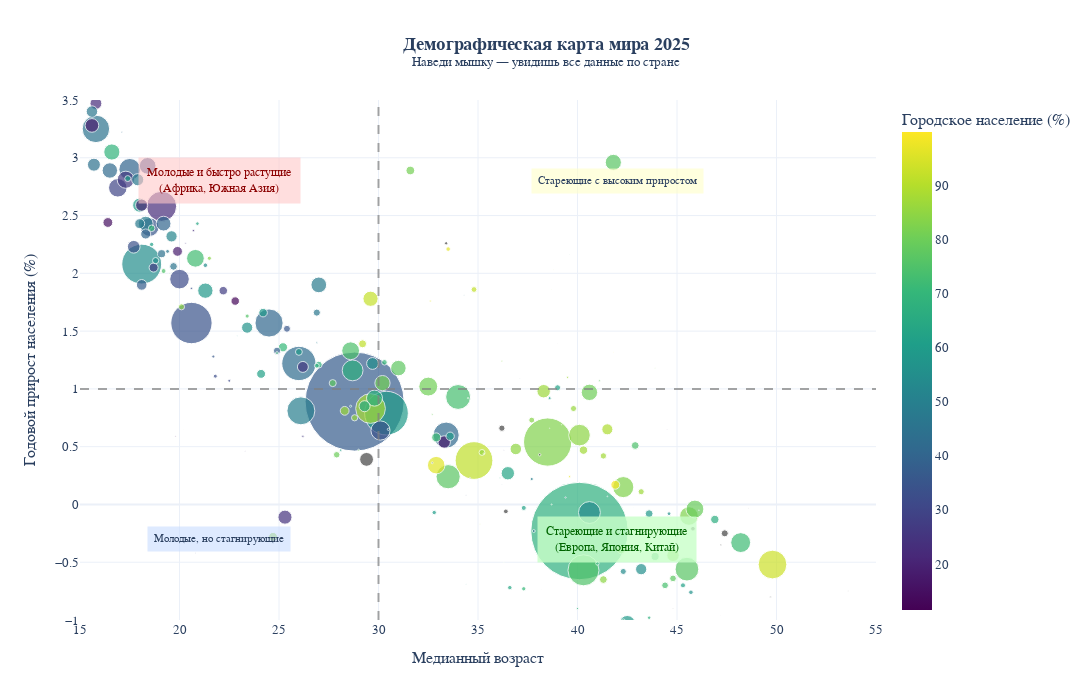

The code cell stored with this chart in its notebook:
### Markdown cell above
#### Бонус

### Code cell
import plotly.express as px

fig = px.scatter(
    df_clean,
    x="Median Age",
    y="Yearly Change",
    size="Population 2025",                    # размер пузыря = население
    color="Urban Pop %",         # цвет = урбанизация
    hover_name="Country (or dependency)",                 # при наведении — название страны
    hover_data={
        "Population 2025": ":,.0f",
        "Fert. Rate": ":.2f",
        "Density (P/KmÂ²)": ":,.0f",
        "World Share": ":.2f",
        "Median Age": ":.1f",
        "Yearly Change": ":.2f",
        "Urban Pop %": ":.1f"
    },
    size_max=70,
    color_continuous_scale="Viridis",
    range_x=[15, 55],
    range_y=[-1, 3.5],
    labels={
        "Median Age": "Медианный возраст",
        "Yearly Change": "Годовой прирост населения (%)",
        "Urban Pop %": "Городское население (%)",
        "Population 2025": "Население"
    },
    title="<b>Демографическая карта мира 2025</b><br><sup>Наведи мышку — увидишь все данные по стране</sup>"
)

# Добавляем линии разделения
fig.add_hline(y=1.0, line_dash="dash", line_color="gray", opacity=0.7)
fig.add_vline(x=30, line_dash="dash", line_color="gray", opacity=0.7)

# Подписи квадрантов
fig.add_annotation(x=22, y=2.8, text="Молодые и быстро растущие<br>(Африка, Южная Азия)", showarrow=False,
                   font=dict(size=12, color="darkred"), bgcolor="rgba(255,200,200,0.6)", borderpad=8)
fig.add_annotation(x=42, y=2.8, text="Стареющие с высоким приростом", showarrow=False,
                   font=dict(size=11), bgcolor="rgba(255,255,200,0.6)", borderpad=6)
fig.add_annotation(x=22, y=-0.3, text="Молодые, но стагнирующие", showarrow=False,
                   font=dict(size=11), bgcolor="rgba(200,220,255,0.6)", borderpad=6)
fig.add_annotation(x=42, y=-0.3, text="Стареющие и стагнирующие<br>(Европа, Япония, Китай)", showarrow=False,
                   font=dict(size=12, color="darkgreen"), bgcolor="rgba(200,255,200,0.8)", borderpad=8)

fig.update_layout(
    template="plotly_white",
    title_x=0.5,
    width=1100,
    height=700,
    font=dict(family="Arial", size=13),
    legend_title_text="Городское население (%)"
)

# Показываем
fig.show()
# Сохраняем в HTML
fig.write_html("demographic_world_2025_interactive.html")

### Figure 1 — Plotly figure (JSON) as saved in the notebook; plotly's stock layout.template omitted (floating-point values rounded to 4 significant figures; data arrays with more than 128 entries replaced by an {"elided": "..."} marker saying what was removed)
{"data": [{"customdata": {"elided": "233x5 float values"}, "hovertemplate": "<b>%{hovertext}</b><br><br>Медианный возраст=%{x:.1f}<br>Годовой прирост населения (%)=%{y:.2f}<br>Население=%{customdata[0]:,.0f}<br>Fert. Rate=%{customdata[1]:.2f}<br>Density (P/KmÂ²)=%{customdata[2]:,.0f}<br>World Share=%{customdata[3]:.2f}<br>Городское население (%)=%{marker.color:.1f}<extra></extra>", "hovertext": {"elided": "233 str values"}, "legendgroup": "", "marker": {"color": {"elided": "233 float values"}, "coloraxis": "coloraxis", "size": {"elided": "233 int values"}, "sizemode": "area", "sizeref": 298700.0, "symbol": "circle"}, "mode": "markers", "name": "", "orientation": "v", "showlegend": false, "type": "scatter", "x": {"elided": "233 float values"}, "xaxis": "x", "y": {"elided": "233 float values"}, "yaxis": "y"}], "layout": {"annotations": [{"bgcolor": "rgba(255,200,200,0.6)", "borderpad": 8, "font": {"color": "darkred", "size": 12}, "showarrow": false, "text": "Молодые и быстро растущие<br>(Африка, Южная Азия)", "x": 22, "y": 2.8}, {"bgcolor": "rgba(255,255,200,0.6)", "borderpad": 6, "font": {"size": 11}, "showarrow": false, "text": "Стареющие с высоким приростом", "x": 42, "y": 2.8}, {"bgcolor": "rgba(200,220,255,0.6)", "borderpad": 6, "font": {"size": 11}, "showarrow": false, "text": "Молодые, но стагнирующие", "x": 22, "y": -0.3}, {"bgcolor": "rgba(200,255,200,0.8)", "borderpad": 8, "font": {"color": "darkgreen", "size": 12}, "showarrow": false, "text": "Стареющие и стагнирующие<br>(Европа, Япония, Китай)", "x": 42, "y": -0.3}], "coloraxis": {"colorbar": {"title": {"text": "Городское население (%)"}}, "colorscale": [[0, "#440154"], [0.1111, "#482878"], [0.2222, "#3e4989"], [0.3333, "#31688e"], [0.4444, "#26828e"], [0.5556, "#1f9e89"], [0.6667, "#35b779"], [0.7778, "#6ece58"], [0.8889, "#b5de2b"], [1, "#fde725"]]}, "font": {"family": "Arial", "size": 13}, "height": 700, "legend": {"itemsizing": "constant", "title": {"text": "Городское население (%)"}, "tracegroupgap": 0}, "shapes": [{"line": {"color": "gray", "dash": "dash"}, "opacity": 0.7, "type": "line", "x0": 0, "x1": 1, "xref": "x domain", "y0": 1, "y1": 1, "yref": "y"}, {"line": {"color": "gray", "dash": "dash"}, "opacity": 0.7, "type": "line", "x0": 30, "x1": 30, "xref": "x", "y0": 0, "y1": 1, "yref": "y domain"}], "title": {"text": "<b>Демографическая карта мира 2025</b><br><sup>Наведи мышку — увидишь все данные по стране</sup>", "x": 0.5}, "width": 1100, "xaxis": {"anchor": "y", "domain": [0, 1], "range": [15, 55], "title": {"text": "Медианный возраст"}}, "yaxis": {"anchor": "x", "domain": [0, 1], "range": [-1, 3.5], "title": {"text": "Годовой прирост населения (%)"}}}}
